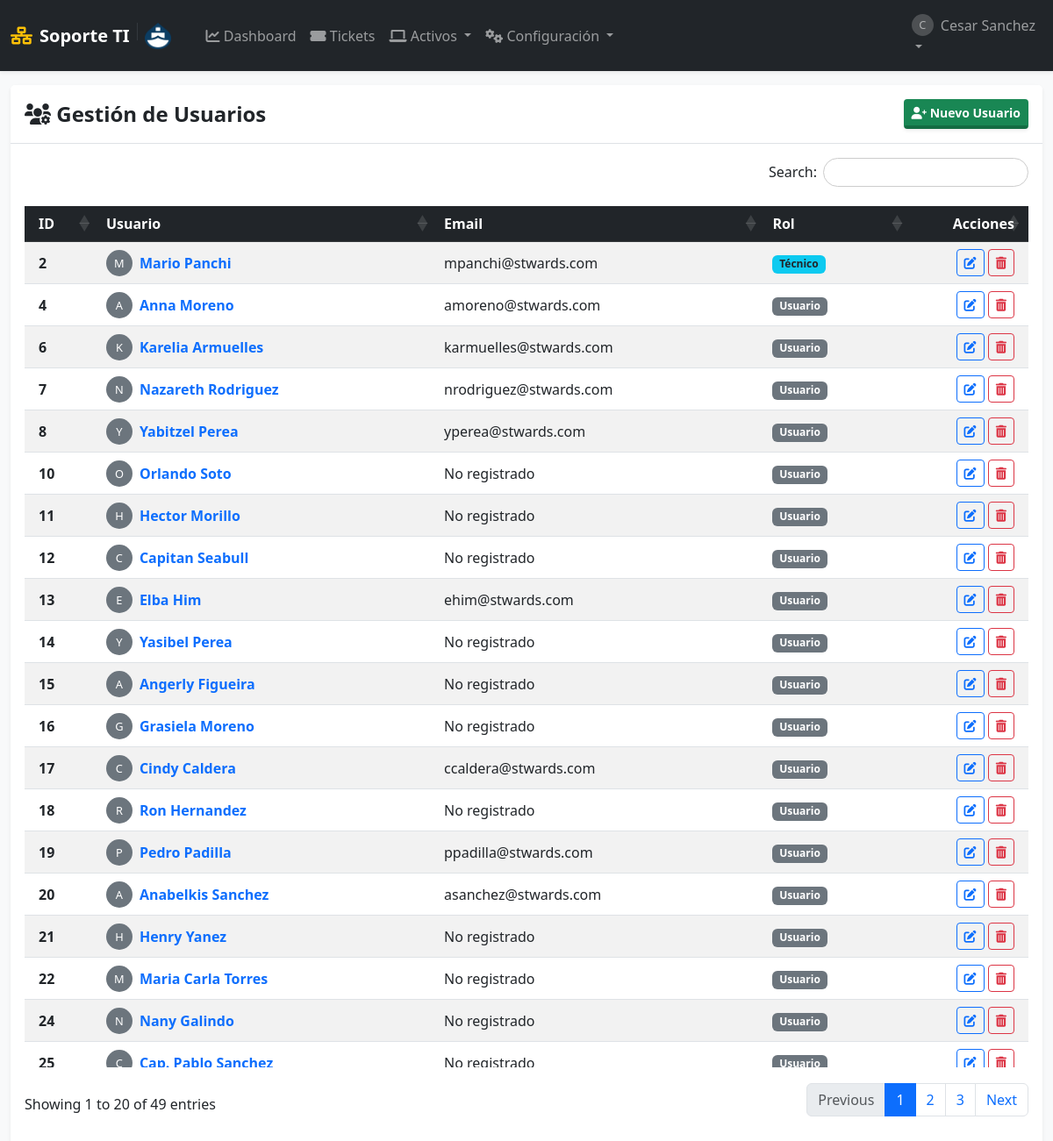
Before: /admin/usuarios (signed in) with the older database file.
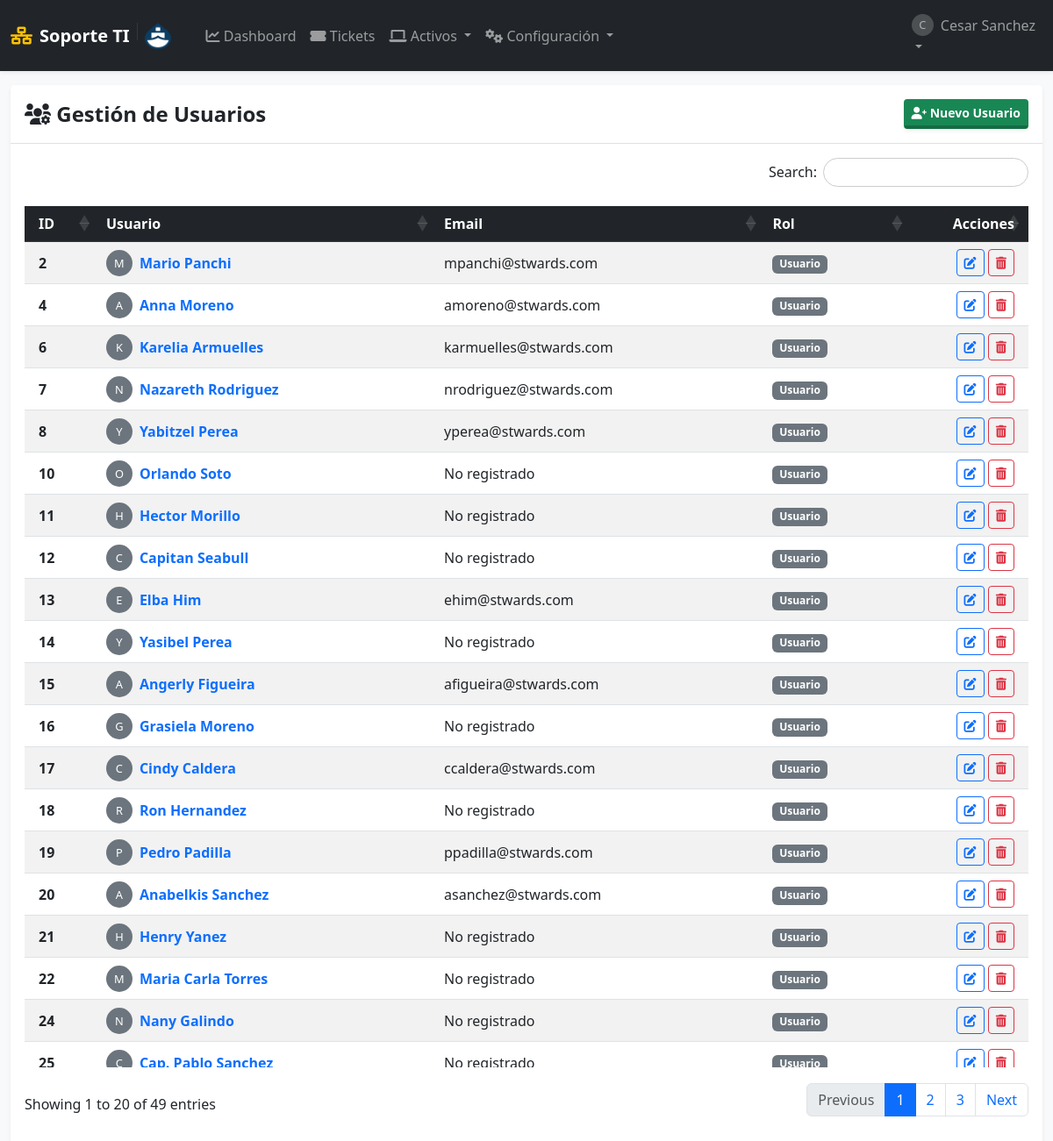
After: the same page with the newer database file.
### tables this page shows
CREATE TABLE usuarios (
            id INTEGER PRIMARY KEY AUTOINCREMENT,
            username TEXT UNIQUE NOT NULL,
            email TEXT UNIQUE,
            password_hash TEXT NOT NULL,
            role TEXT NOT NULL DEFAULT 'user' CHECK(role IN ('admin', 'user', 'tecnico')),
            departamento TEXT,
            fecha_creacion TIMESTAMP DEFAULT CURRENT_TIMESTAMP
        );

### app.py (the view)
@app.route('/admin/usuarios')
@admin_required
def admin_usuarios():
    return render_template('admin_usuarios.html', usuarios=get_db().execute("SELECT * FROM usuarios").fetchall())

### app.py (called while the page is built)
def get_db():
    if 'db' not in g:
        g.db = sqlite3.connect(app.config['DB_FILE'])
        g.db.row_factory = sqlite3.Row
        g.db.execute("PRAGMA foreign_keys = ON")
    return g.db

def admin_required(f):
    @wraps(f)
    def decorated_function(*args, **kwargs):
        if session.get('role') != 'admin':
            flash('Acceso denegado.', 'danger')
            return redirect(url_for('dashboard'))
        return f(*args, **kwargs)
    return decorated_function

### templates/admin_usuarios.html
{% extends "layout.html" %}
{% block content %}
<div class="card shadow-sm h-100 border-0">
    <div class="card-header bg-white py-3 border-bottom">
        <div class="row align-items-center">
            <div class="col-6">
                <h4 class="mb-0 text-dark fw-bold"><i class="fas fa-users-cog"></i> Gestión de Usuarios</h4>
            </div>
            <div class="col-6 text-end">
                <a href="{{ url_for('admin_crear_usuario') }}" class="btn btn-success btn-sm shadow-sm">
                    <i class="fas fa-user-plus"></i> Nuevo Usuario
                </a>
            </div>
        </div>
    </div>
    <div class="card-body p-3">
        <table class="table table-striped table-hover tabla-enterprise w-100 align-middle">
            <thead class="table-dark">
                <tr>
                    <th class="ps-3">ID</th>
                    <th>Usuario</th>
                    <th>Email</th>
                    <th>Rol</th>
                    <th class="text-end pe-3">Acciones</th>
                </tr>
            </thead>
            <tbody>
                {% for usuario in usuarios %}
                <tr>
                    <td class="ps-3 fw-bold">{{ usuario.id }}</td>
                    <td>
                        <div class="d-flex align-items-center">
                            <div class="avatar-circle bg-secondary text-white me-2" style="width: 30px; height: 30px; font-size: 0.8em; line-height: 30px; text-align: center; border-radius: 50%;">
                                {{ usuario.username[0].upper() }}
                            </div>
                            <span class="fw-bold text-primary">{{ usuario.username }}</span>
                        </div>
                    </td>
                    <td>{{ usuario.email or 'No registrado' }}</td>
                    <td>
                        {% if usuario.role == 'admin' %}
                            <span class="badge bg-danger">Administrador</span>
                        {% elif usuario.role == 'tecnico' %}
                            <span class="badge bg-info text-dark">Técnico</span>
                        {% else %}
                            <span class="badge bg-secondary">Usuario</span>
                        {% endif %}
                    </td>
                    <td class="text-end pe-3">
                        <a href="{{ url_for('admin_editar_usuario', user_id=usuario.id) }}" class="btn btn-sm btn-outline-primary" title="Editar">
                            <i class="fas fa-edit"></i>
                        </a>
                        {% if usuario.id != session['user_id'] %}
                        <form action="{{ url_for('admin_eliminar_usuario', user_id=usuario.id) }}" method="POST" class="d-inline" onsubmit="return confirm('¿Estás seguro de eliminar a {{ usuario.username }}? Esta acción es irreversible.');">
                            <button type="submit" class="btn btn-sm btn-outline-danger" title="Eliminar">
                                <i class="fas fa-trash-alt"></i>
                            </button>
                        </form>
                        {% endif %}
                    </td>
                </tr>
                {% endfor %}
            </tbody>
        </table>
    </div>
</div>
{% endblock %}

Changed rows visible on the page:
changed usuarios "Mario Panchi": role "Técnico" → "Usuario"
changed usuarios "Angerly Figueira": email "No registrado" → "afigueira@stwards.com"
